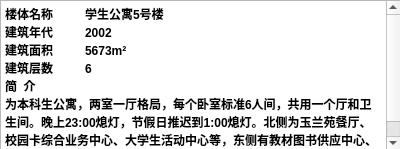
<?xml version="1.0" encoding="UTF-8"?>
<ui version="4.0">
 <class>a25wuhao</class>
 <widget class="QDialog" name="a25wuhao">
  <property name="geometry">
   <rect>
    <x>0</x>
    <y>0</y>
    <width>400</width>
    <height>149</height>
   </rect>
  </property>
  <property name="windowTitle">
   <string>Dialog</string>
  </property>
  <widget class="QTextBrowser" name="textBrowser">
   <property name="geometry">
    <rect>
     <x>0</x>
     <y>0</y>
     <width>401</width>
     <height>151</height>
    </rect>
   </property>
   <property name="html">
    <string>&lt;!DOCTYPE HTML PUBLIC &quot;-//W3C//DTD HTML 4.0//EN&quot; &quot;http://www.w3.org/TR/REC-html40/strict.dtd&quot;&gt;
&lt;html&gt;&lt;head&gt;&lt;meta name=&quot;qrichtext&quot; content=&quot;1&quot; /&gt;&lt;style type=&quot;text/css&quot;&gt;
p, li { white-space: pre-wrap; }
&lt;/style&gt;&lt;/head&gt;&lt;body style=&quot; font-family:'SimSun'; font-size:9pt; font-weight:400; font-style:normal;&quot;&gt;
&lt;p style=&quot; margin-top:0px; margin-bottom:0px; margin-left:0px; margin-right:0px; -qt-block-indent:0; text-indent:0px;&quot;&gt;&lt;span style=&quot; font-weight:600;&quot;&gt;楼体名称	学生公寓5号楼	&lt;/span&gt;&lt;/p&gt;
&lt;p style=&quot; margin-top:0px; margin-bottom:0px; margin-left:0px; margin-right:0px; -qt-block-indent:0; text-indent:0px;&quot;&gt;&lt;span style=&quot; font-weight:600;&quot;&gt;建筑年代	2002&lt;/span&gt;&lt;/p&gt;
&lt;p style=&quot; margin-top:0px; margin-bottom:0px; margin-left:0px; margin-right:0px; -qt-block-indent:0; text-indent:0px;&quot;&gt;&lt;span style=&quot; font-weight:600;&quot;&gt;建筑面积	5673m²	&lt;/span&gt;&lt;/p&gt;
&lt;p style=&quot; margin-top:0px; margin-bottom:0px; margin-left:0px; margin-right:0px; -qt-block-indent:0; text-indent:0px;&quot;&gt;&lt;span style=&quot; font-weight:600;&quot;&gt;建筑层数	6&lt;/span&gt;&lt;/p&gt;
&lt;p style=&quot; margin-top:0px; margin-bottom:0px; margin-left:0px; margin-right:0px; -qt-block-indent:0; text-indent:0px;&quot;&gt;&lt;span style=&quot; font-weight:600;&quot;&gt;简  介	&lt;/span&gt;&lt;/p&gt;
&lt;p style=&quot; margin-top:0px; margin-bottom:0px; margin-left:0px; margin-right:0px; -qt-block-indent:0; text-indent:0px;&quot;&gt;&lt;span style=&quot; font-weight:600;&quot;&gt;为本科生公寓，两室一厅格局，每个卧室标准6人间，共用一个厅和卫生间。晚上23:00熄灯，节假日推迟到1:00熄灯。北侧为玉兰苑餐厅、校园卡综合业务中心、大学生活动中心等，东侧有教材图书供应中心、水电费缴费中心、壹度源地。&lt;/span&gt;&lt;/p&gt;&lt;/body&gt;&lt;/html&gt;</string>
   </property>
  </widget>
 </widget>
 <resources/>
 <connections/>
</ui>
